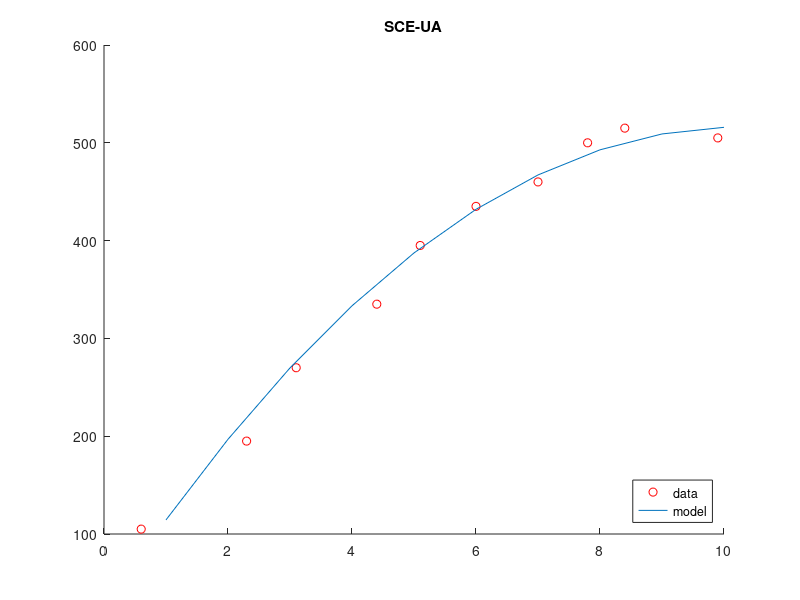

The MATLAB source for this figure:
%%%%%%%%%Jonathan Frame%%%%%%%%%%%%%%%%%%%
%%%%%%%%%CEE 298 Winter 2011%%%%%%%%%%%%%%%%
%%%%%%%%%SCE-UA%%%%%%%%%%%%%%%%%

m = 10; n = 3;
t = [0.6, 2.3, 3.1, 4.4, 5.1, 6, 7, 7.8, 8.4, 9.9];
X = zeros(m,n);  SimplexError = 1001;
PlusOrminus = [0;0;0]; count = 0;
P1bound = 50; P2bound = 150; P3bound = 50;
alpha = 1; gamma = alpha * 3; 
betaplus = alpha * (3/4); betaminus = alpha*(1/4);
RECC = [alpha, gamma, betaplus, betaminus];
dm = [105; 195; 270; 335; 395; 435; 460; 500; 515; 505];

for u=1:m; for v=1:n
        if v == 1; X(u,v)=1; end
        if v == 2; X(u,v)=u; end
        if v == 3; X(u,v)=-(1/2)*u^2; end
end; end

shc = zeros(n+1,n, n+1);
for si = 1:n+1; for sj = 1:n; for sk = 1:n+1
            if sj == 1; shc(si, sj, sk) = rand*P1bound; end
            if sj == 2; shc(si, sj, sk) = rand*P2bound; end
            if sj == 3; shc(si, sj, sk) = rand*P3bound; end
end; end; end

for go = 1:5
    
    for i = 1:n+1
        s1 = shc(i,:,1)'; s2 = shc(i,:,2)'; s3 = shc(i,:,3)'; s4 = shc(i,:,4)';
        badreflection = 0; 
    
        while badreflection < n + 2 
            S = [s1';s2';s3';s4'];
            g = [mean(S(:,1));mean(S(:,2));mean(S(:,3))];
    
            SSEs1 = transpose(dm-X*s1)*(dm-X*s1);
            SSEs2 = transpose(dm-X*s2)*(dm-X*s2);
            SSEs3 = transpose(dm-X*s3)*(dm-X*s3);
            SSEs4 = transpose(dm-X*s4)*(dm-X*s4);
            SSEs = [SSEs1, SSEs2, SSEs3, SSEs4];
            W = max(SSEs);
    
            if W == SSEs1; W = s1; end
            if W == SSEs2; W = s2; end
            if W == SSEs3; W = s3; end
            if W == SSEs4; W = s4; end
    
            if badreflection >0
                if W == s1; W = s2; end
                if W == s2; W = s3; end
                if W == s3; W = s4; end
                if W == s4; W = s1; end
            end
            SSEW = transpose(dm-X*W)*(dm-X*W);

            for j = 1:4
                reflection = g + RECC(1,j)*(g-W);
        
                for k = 1:n;
                    if reflection(k,1) < 0; reflection(k,1) = -reflection(k,1);end;
                end
        
                SSEreflection = transpose(dm-X*reflection)*(dm-X*reflection);
        
                if SSEreflection < SSEW
                    badreflection = 0;
                    if W == s1; s1 = reflection; end
                    if W == s2; s2 = reflection; end
                    if W == s3; s3 = reflection; end
                    if W == s4; s4 = reflection; end
                    break
                end
                badreflection =  badreflection + 1;
            end
            SimplexError = transpose(dm-X*g)*(dm-X*g);
            count = count + 1;
        end
        shc(i,:,1) = s1'; shc(i,:,2) = s2'; shc(i,:,3) = s3'; shc(i,:,4) = s4';
    end

    for si = 1:n+1; for sj = 1:n; for sk = 1:n+1
                shc(:,sj,sk) = shc(randperm(n+1),sj,sk);
    end;end;end
    
end

minMdir = inv(transpose(X)*X)*transpose(X)*dm; 
var = SimplexError/(m - n);
Covariance = var*inv(transpose(X)*X); tscore = 2.8;
for i = 1:n; PlusOrMinus(i,1) = sqrt(Covariance(i,i))*tscore; end
g, PlusOrMinus, SimplexError, count
scatter(t,dm,'r'), line(1:m,X*g),
title('SCE-UA'), legend('data', 'model', 'Location', 'SouthEast')